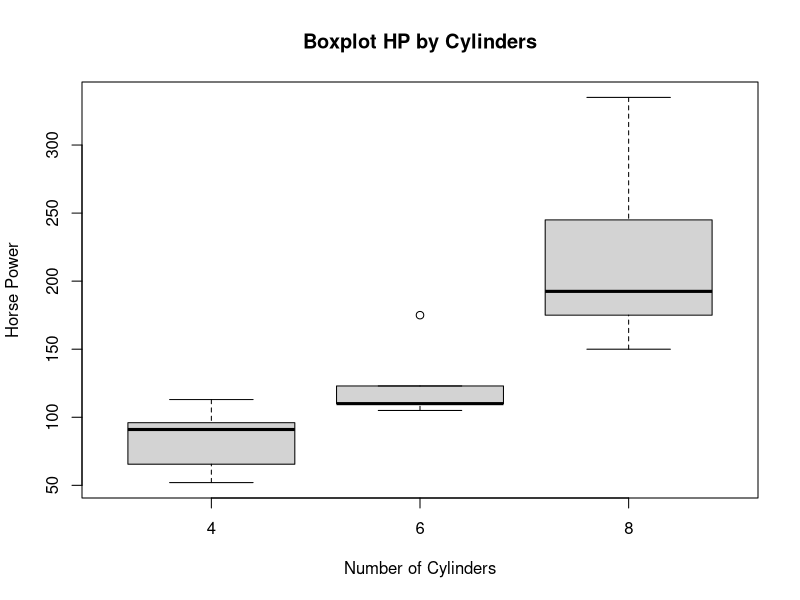

Reproduce this figure in R.
## ---- chunk 1
1 + 1
## ---- chunk 2

data("mtcars")

boxplot(mtcars$hp ~ factor(mtcars$cyl), main= "Boxplot HP by Cylinders"
        , ylab = "Horse Power", xlab = "Number of Cylinders")



